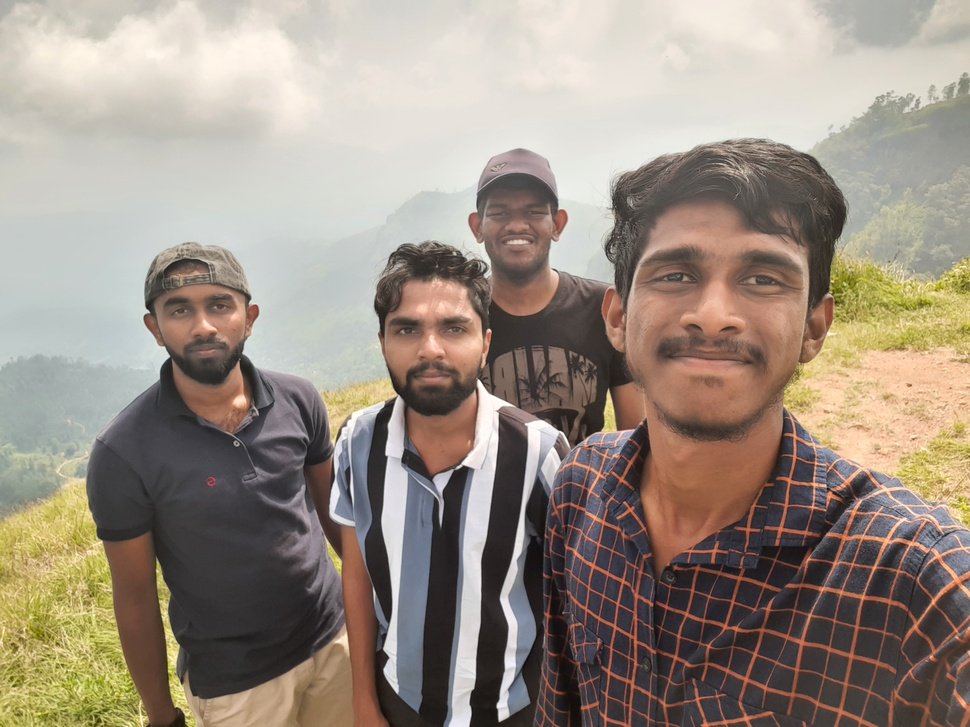
#> input picture Testings/Image_process/faceImageDetect/2.jpg, 970 x 727 px, shrunk from 4032 x 3024 before the run, given in place of the camera
$ python color_detect.py
#> lines starting #> are read from the running program, lines starting #| are printed output that depends on the picture; after the words box and inside, x2 and y2 are one past the last pixel; in counts of white or black regions, pixels touching at a corner belong together
import cv2 as cv
import numpy as np

# video capture
cap = cv.VideoCapture(0)


while(1):
	# video read, take each frame
	_, frame = cap.read()
#> frame is the input picture: shape (727, 970, 3); mean B, G, R 130.9, 143.1, 155.1

	# color masking for red
	hsv = cv.cvtColor(frame, cv.COLOR_BGR2HSV)
#> hsv: shape (727, 970, 3); mean H, S, V 46.1, 47.4, 156.8

	# filter using color map
	lower_red = np.array([0, 100, 20])
	upper_red = np.array([179, 255, 255])

	# lower_blue = np.array([110, 50, 50])
	# upper_blue = np.array([130, 255, 255])

	mask = cv.inRange(hsv, lower_red, upper_red)
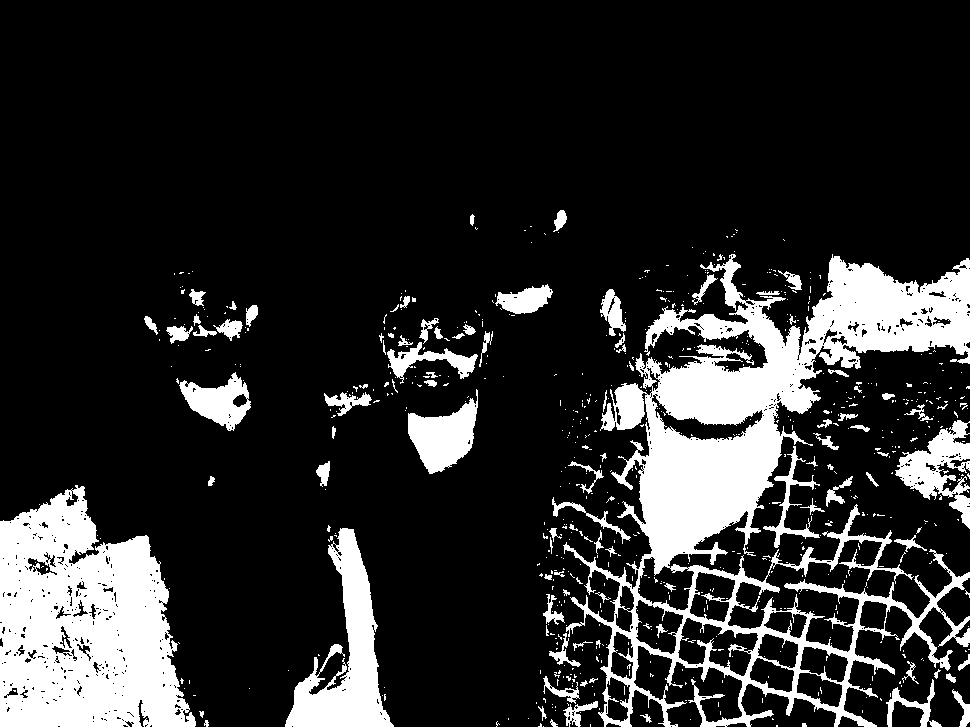
#> mask: shape (727, 970); 17.4% white; 680 white regions (580 under 20 px), largest, box (x1, y1, x2, y2) and area: (563, 254, 970, 727) 57475, (0, 485, 196, 727) 32990, (285, 528, 394, 727) 8504
	mask = cv.erode(mask, None, iterations=10)
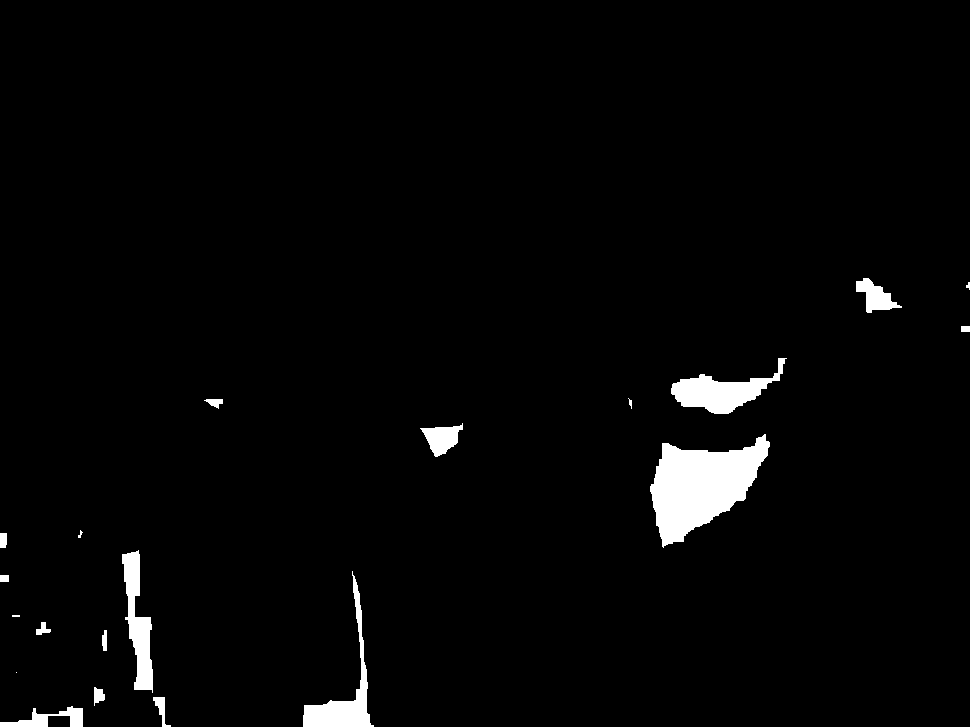
#> mask: shape (727, 970); 2.5% white; 20 white regions (3 under 20 px), largest, box (x1, y1, x2, y2) and area: (650, 434, 770, 548) 7531, (671, 358, 787, 414) 2633, (303, 571, 374, 727) 2304
	mask = cv.dilate(mask, None, iterations=10)
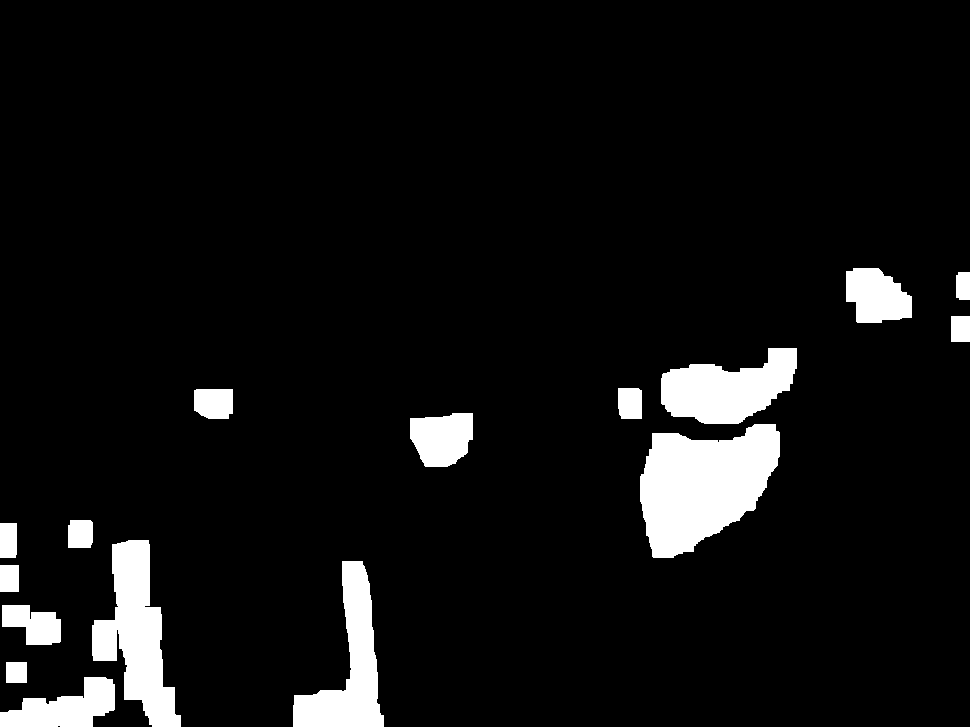
#> mask: shape (727, 970); 7% white; 16 white regions, largest, box (x1, y1, x2, y2) and area: (640, 424, 780, 558) 12791, (92, 540, 181, 727) 8241, (661, 348, 797, 424) 6633

	res = cv.bitwise_and( frame, frame, mask= mask)
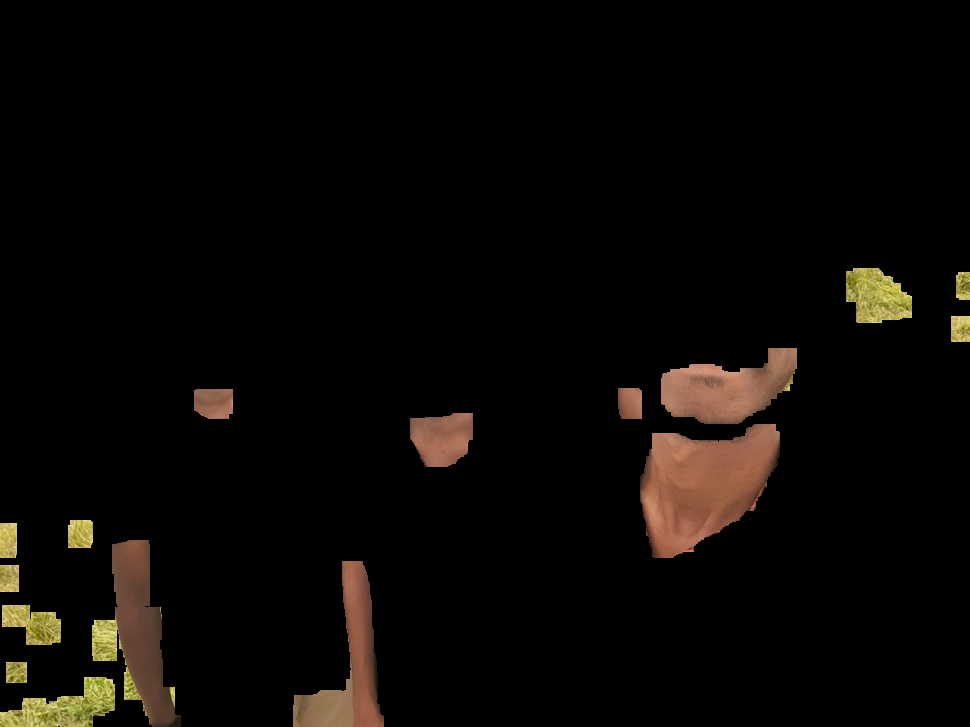
#> res: shape (727, 970, 3); mean B, G, R 5.3, 8, 10.7

	cv.imshow('frame', frame)
	cv.imshow('mask', mask)
	cv.imshow('res', res)

	k = cv.waitKey(5) & 0xFF
#> (key Esc is pressed here)
	if k == 27:
		break


cv.destroyAllWindows()

print("End")

$ run again, on Testings/Image_process/faceImageDetect/avi.jpg
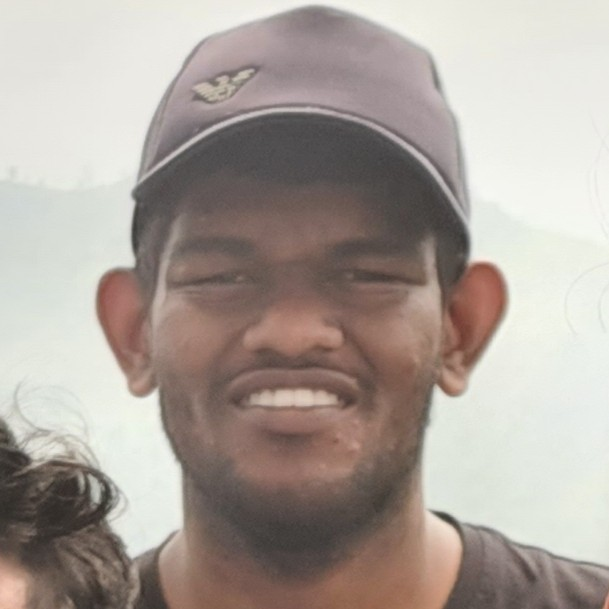
#> input picture Testings/Image_process/faceImageDetect/avi.jpg, 609 x 609 px, given in place of the camera
#> frame is the input picture: shape (609, 609, 3); mean B, G, R 154.5, 161.5, 171.5
#> hsv: shape (609, 609, 3); mean H, S, V 34.8, 32.7, 172.5
#> `mask = cv.inRange(hsv, lower_red, upper_red)`:
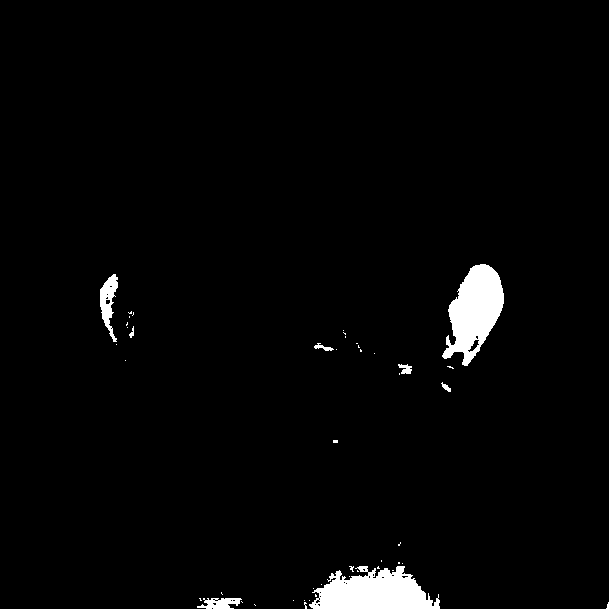
#> mask: shape (609, 609); 2.4% white; 47 white regions (39 under 20 px), largest, box (x1, y1, x2, y2) and area: (309, 566, 440, 609) 3756, (442, 264, 504, 366) 3629, (100, 274, 118, 342) 611
#> `mask = cv.dilate(mask, None, iterations=10)`:
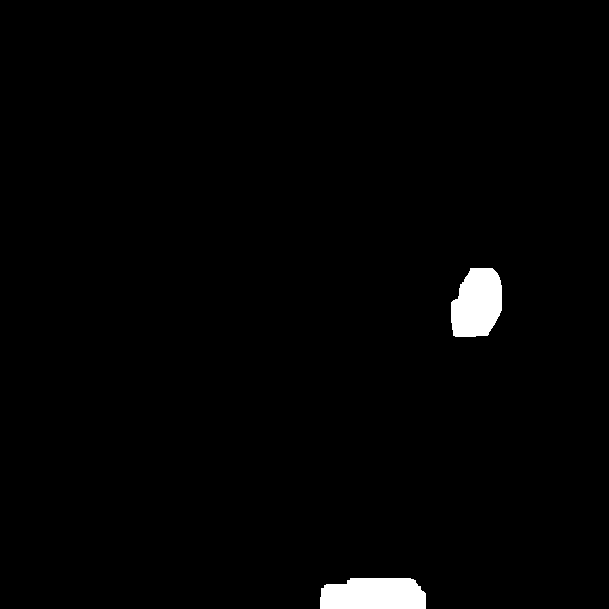
#> mask: shape (609, 609); 1.6% white; 2 white regions, box (x1, y1, x2, y2) and area: (320, 578, 426, 609) 2982, (451, 268, 502, 337) 2857

$ run again, on Testings/Image_process/faceImageDetect/avi2.jpg
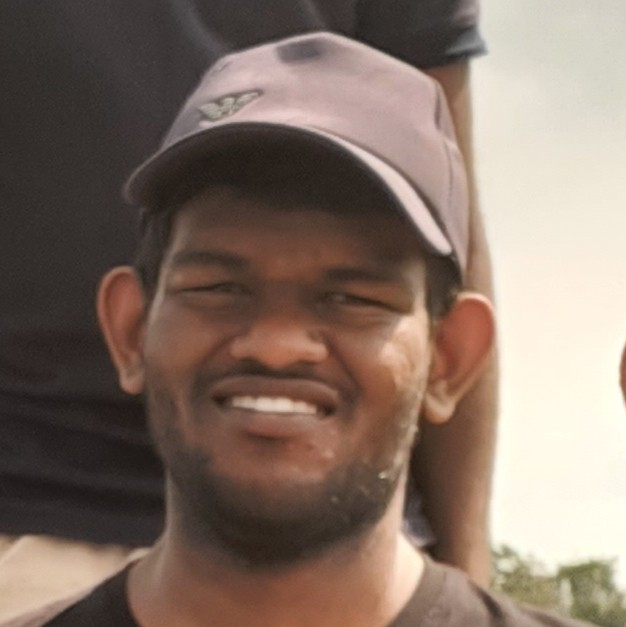
#> input picture Testings/Image_process/faceImageDetect/avi2.jpg, 626 x 627 px, given in place of the camera
#> frame is the input picture: shape (627, 626, 3); mean B, G, R 102.2, 113.6, 131.8
#> hsv: shape (627, 626, 3); mean H, S, V 14.5, 63.2, 131.8
#> `mask = cv.inRange(hsv, lower_red, upper_red)`:
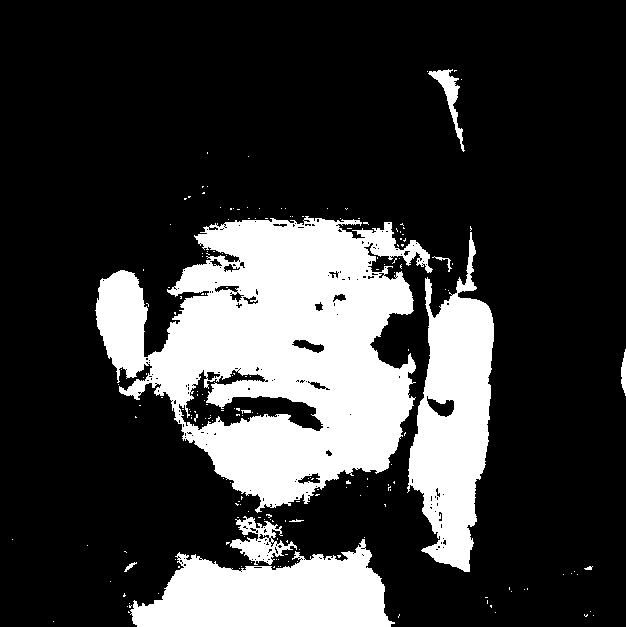
#> mask: shape (627, 626); 23.1% white; 194 white regions (183 under 20 px), largest, box (x1, y1, x2, y2) and area: (95, 216, 433, 513) 56394, (407, 232, 494, 572) 16357, (130, 539, 395, 627) 14995
#> `res = cv.bitwise_and( frame, frame, mask= mask)`:
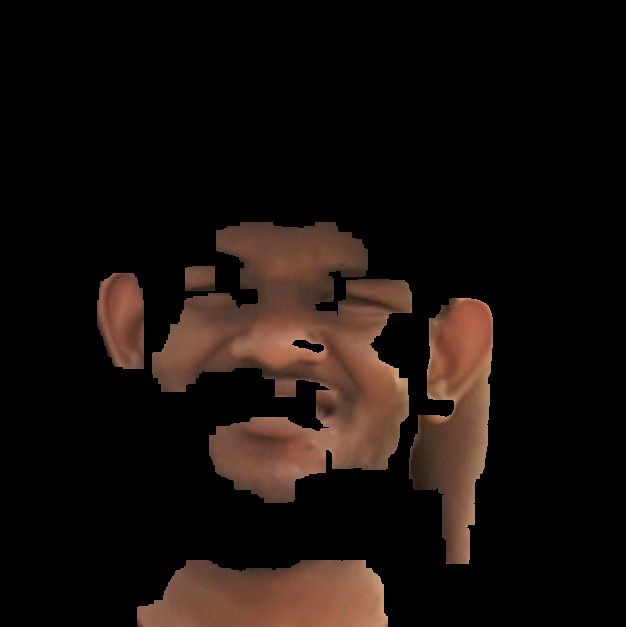
#> res: shape (627, 626, 3); mean B, G, R 12, 15.5, 23.5

$ run again, on Testings/Image_process/faceImageDetect/image1.jpg
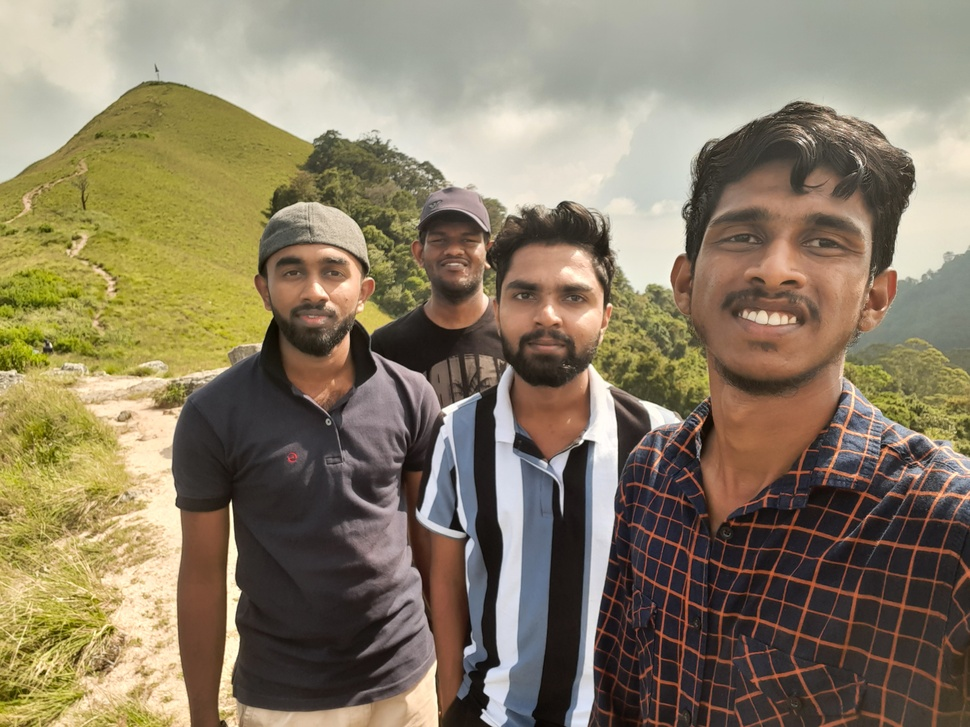
#> input picture Testings/Image_process/faceImageDetect/image1.jpg, 970 x 727 px, shrunk from 4032 x 3024 before the run, given in place of the camera
#> frame is the input picture: shape (727, 970, 3); mean B, G, R 101.6, 125.1, 137.4
#> hsv: shape (727, 970, 3); mean H, S, V 39.8, 73.1, 139.1
#> `mask = cv.inRange(hsv, lower_red, upper_red)`:
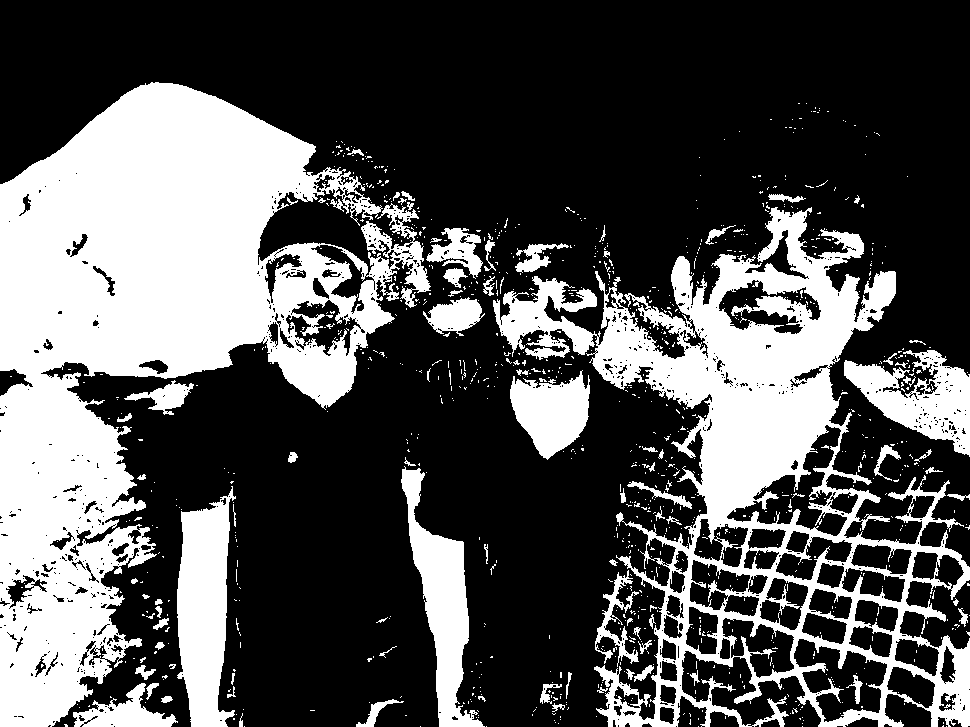
#> mask: shape (727, 970); 33% white; 1008 white regions (918 under 20 px), largest, box (x1, y1, x2, y2) and area: (0, 82, 431, 727) 119659, (493, 207, 970, 727) 69114, (177, 486, 236, 727) 9710
#> `res = cv.bitwise_and( frame, frame, mask= mask)`:
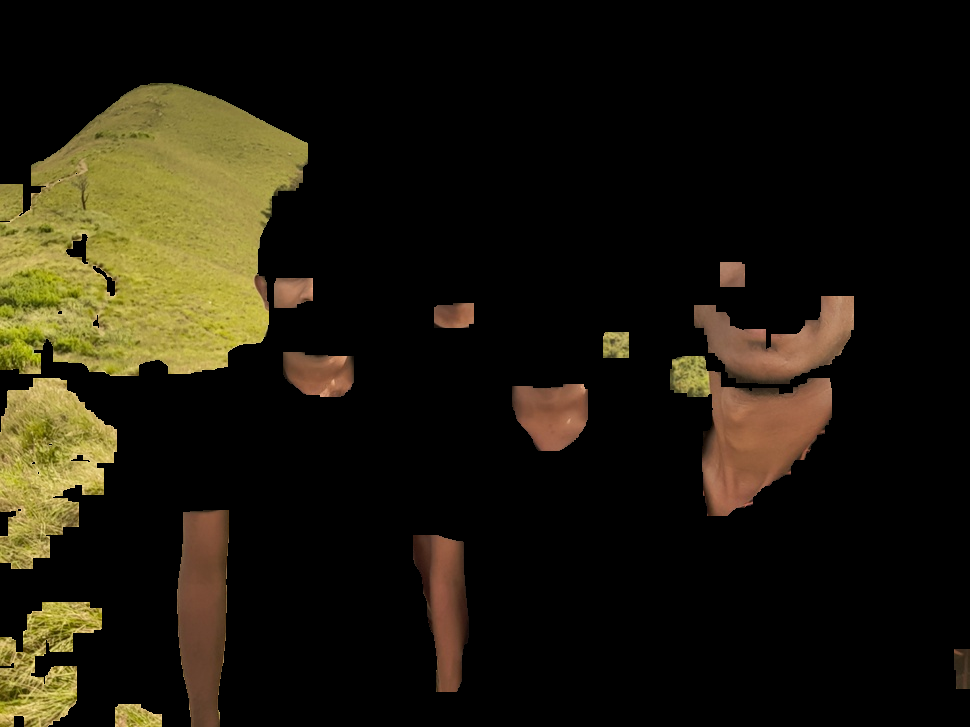
#> res: shape (727, 970, 3); mean B, G, R 12.8, 25.4, 29.9
